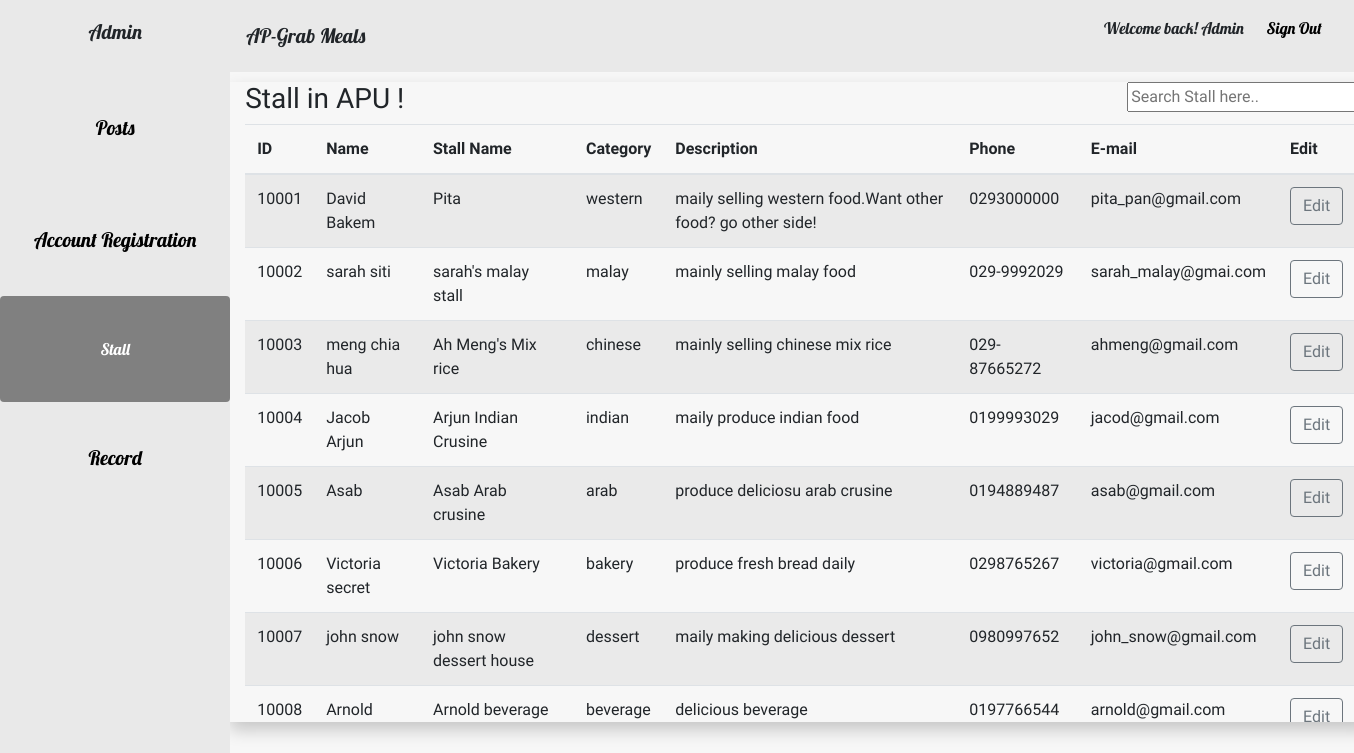
The page /online-meal-ordering-system/system-admin-app/database1.php (signed in) on the database its author committed.
### tables this page shows
CREATE TABLE `stall` (
  `Stall_ID` int(11) NOT NULL,
  `Stall_Username` varchar(255) NOT NULL,
  `Stall_Password` varchar(255) NOT NULL,
  `Stall_Owner` varchar(255) NOT NULL,
  `Stall_Name` varchar(255) NOT NULL,
  `Stall_Category` varchar(255) NOT NULL,
  `Stall_Description` varchar(255) NOT NULL,
  `Stall_Contact` varchar(255) NOT NULL,
  `Stall_Email` varchar(255) NOT NULL
);

### online-meal-ordering-system/system-admin-app/database1.php (the view, shortened to what this page needs)
<?php session_start();
include("base.php");?>
<div class="allall">
<div class="container tatatatata">
<div class="dropdown">
			  	<div >
				  	<form action="database.php" method="post">
				  		<h3 class="fff">Stall in APU !</h3><input type="text" class="ff"  id="myInput" onkeyup="myFunction()" placeholder="Search Stall here..">
				  	</form>
			  	</div>
			</div>
		<table class="table table-striped" id="myTable">
			<form><thead>
				<tr>
					<th scope="col">ID</th>
					<th scope="col">Name</th>
					<th scope="col">Stall Name</th>
					<th scope="col">Category</th>
					<th scope="col">Description</th>
					<th scope="col">Phone</th>
					<th scope="col">E-mail</th>
					<th scope="col">Edit</th>
				</tr>
			</thead>
				<tbody>
				<?php
					$sql = "SELECT * FROM stall";
					$result = mysqli_query($con, $sql);
					while($customer = mysqli_fetch_array($result)){
							$stallid = $customer['Stall_ID'];
							$owner = $customer['Stall_Owner'];
							$sname = $customer['Stall_Name'];
							$category = $customer['Stall_Category'];
							$description = $customer['Stall_Description'];
							$contact = $customer['Stall_Contact'];
							$email = $customer['Stall_Email'];
							echo "<tr>";
							echo "<td>";
							echo "".$stallid."";
							echo "</td><td>";
							echo "".$owner."";
							echo "</td><td>";
							echo "".$sname."";
							echo "</td><td>";
							echo "".$category."";
							echo "</td><td>";
							echo "".$description."";
							echo "</td><td>";
							echo "".$contact."";
							echo "</td><td>";
							echo "".$email."";
							echo "</td><td>";
							echo "<a href='stall_register.php?id=".$stallid."' name='edit' class='btnm btn btn-outline-secondary'>Edit</a>";
							echo "</td>";
							echo "</tr>";
					}
				?>
			</tbody></form>
		</table>
</div>
</div>

### online-meal-ordering-system/system-admin-app/home.css (style rules this page uses)
html,body { background-color: #f7f7f7; }
.container { box-shadow: 0px 8px 16px 0px rgba(0,0,0,0.2)!important; width:1200px!important; }
.allall { width:83%; height:83%; float:right; }
.tatatatata { margin-top:10px; height:640px; overflow:hidden; }
.ff { float:right; }
.fff { float:left; width:400px; }

### online-meal-ordering-system/system-admin-app/base.php (style rules this page uses)
body { font-family: 'Acme', sans-serif; }

### rows shown on the page
stall: Stall_ID "10001", Stall_Owner "David Bakem", Stall_Name "Pita", Stall_Category "western", Stall_Description "maily selling western food.Want other food? go other side!", Stall_Contact "0293000000", Stall_Email "pita_pan@gmail.com"
stall: Stall_ID "10002", Stall_Owner "sarah siti", Stall_Name "sarah's malay stall", Stall_Category "malay", Stall_Description "mainly selling malay food", Stall_Contact "029-9992029", Stall_Email "sarah_malay@gmai.com"
stall: Stall_ID "10003", Stall_Owner "meng chia hua", Stall_Name "Ah Meng's Mix rice", Stall_Category "chinese", Stall_Description "mainly selling chinese mix rice", Stall_Contact "029-87665272", Stall_Email "ahmeng@gmail.com"
stall: Stall_ID "10004", Stall_Owner "Jacob Arjun", Stall_Name "Arjun Indian Crusine", Stall_Category "indian", Stall_Description "maily produce indian food", Stall_Contact "0199993029", Stall_Email "jacod@gmail.com"
stall: Stall_ID "10005", Stall_Owner "Asab", Stall_Name "Asab Arab crusine", Stall_Category "arab", Stall_Description "produce deliciosu arab crusine", Stall_Contact "0194889487", Stall_Email "asab@gmail.com"
stall: Stall_ID "10006", Stall_Owner "Victoria secret", Stall_Name "Victoria Bakery", Stall_Category "bakery", Stall_Description "produce fresh bread daily", Stall_Contact "0298765267", Stall_Email "victoria@gmail.com"
stall: Stall_ID "10007", Stall_Owner "john snow", Stall_Name "john snow dessert house", Stall_Category "dessert", Stall_Description "maily making delicious dessert", Stall_Contact "0980997652", Stall_Email "john_snow@gmail.com"
stall: Stall_ID "10008", Stall_Owner "Arnold…", Stall_Name "Arnold beverage", Stall_Category "beverage", Stall_Description "delicious beverage", Stall_Contact "0197766544", Stall_Email "arnold@gmail.com"
